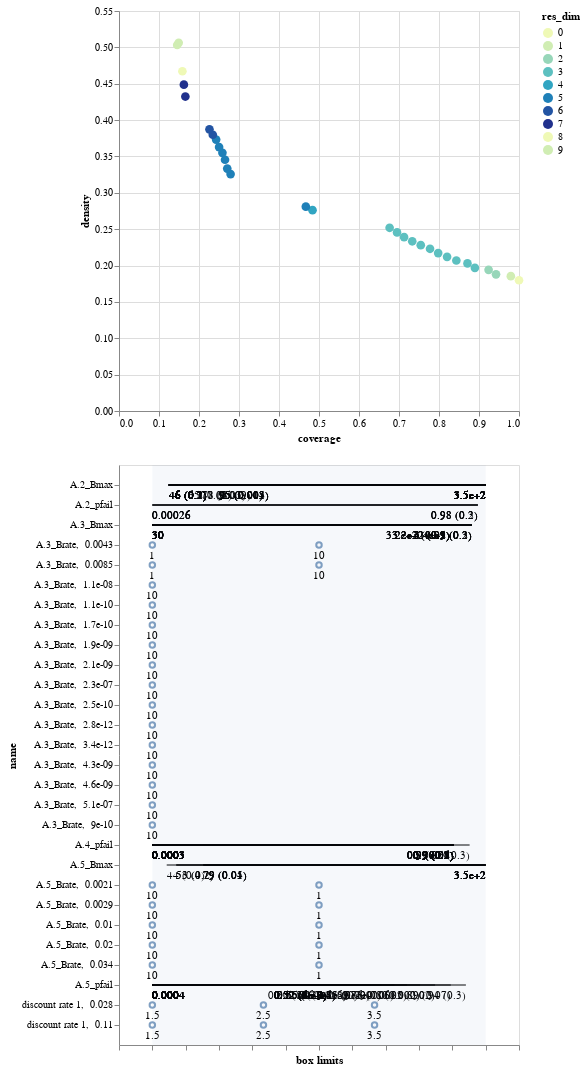

Notebook cell for this chart:
### Code cell
box.inspect_tradeoff()

### Figure 1 — Vega-Lite specification as saved in the notebook (floating-point values rounded to 4 significant figures)
{"config": {"view": {"continuousWidth": 400, "continuousHeight": 300}}, "vconcat": [{"data": {"name": "data-e2beecdf33018fd1f6ae42c411b950b4"}, "mark": {"type": "circle", "size": 75}, "encoding": {"color": {"type": "ordinal", "field": "res_dim", "scale": {"range": ["#eff9b6", "#d0edb3", "#97d6b9", "#5dc0c0", "#31a5c2", "#1f80b8", "#2354a3", "#21318d"]}}, "opacity": {"condition": {"value": 1, "selection": "selector001"}, "value": 0.4}, "tooltip": [{"type": "ordinal", "field": "id"}, {"type": "quantitative", "field": "coverage", "format": ".2"}, {"type": "quantitative", "field": "density", "format": ".2"}, {"type": "ordinal", "field": "res_dim"}], "x": {"type": "quantitative", "field": "coverage"}, "y": {"type": "quantitative", "field": "density"}}, "height": 400, "selection": {"selector001": {"type": "single", "fields": ["id"]}}, "width": 400}, {"layer": [{"data": {"name": "data-bac556a084769c69ba7dfa4af8383e07"}, "mark": "rule", "encoding": {"x": {"type": "quantitative", "axis": {"grid": false, "labels": false, "title": "box limits"}, "field": "x_lower", "scale": {"domain": [0, 1], "padding": 0.1}}, "x2": {"field": "x_upper"}, "y": {"type": "nominal", "field": "name", "scale": {"padding": 1.0}}}, "transform": [{"calculate": "(datum.x1-datum.minimum)/(datum.maximum-datum.minimum)", "as": "x_lower"}, {"calculate": "(datum.x2-datum.minimum)/(datum.maximum-datum.minimum)", "as": "x_upper"}, {"filter": {"selection": "selector001"}}], "width": 400}, {"data": {"name": "data-bac556a084769c69ba7dfa4af8383e07"}, "mark": {"type": "text", "align": "left", "baseline": "top", "dy": 5}, "encoding": {"text": {"type": "ordinal", "field": "text"}, "x": {"type": "quantitative", "axis": {"grid": false, "labels": false, "title": "box limits"}, "field": "x_lower", "scale": {"domain": [0, 1], "padding": 0.1}}, "x2": {"field": "x_upper"}, "y": {"type": "nominal", "field": "name", "scale": {"padding": 1.0}}}, "transform": [{"calculate": "(datum.x1-datum.minimum)/(datum.maximum-datum.minimum)", "as": "x_lower"}, {"calculate": "(datum.x2-datum.minimum)/(datum.maximum-datum.minimum)", "as": "x_upper"}, {"filter": {"selection": "selector001"}}, {"calculate": "datum.qp_lower>0?format(datum.x1, \".2\")+\" (\"+format(datum.qp_lower, \".1~g\")+\")\" :format(datum.x1, \".2\")", "as": "text"}], "width": 400}, {"data": {"name": "data-bac556a084769c69ba7dfa4af8383e07"}, "mark": {"type": "text", "align": "right", "baseline": "top", "dy": 5}, "encoding": {"text": {"type": "ordinal", "field": "text"}, "x": {"type": "quantitative", "field": "x_upper"}, "x2": {"field": "x_upper"}, "y": {"type": "nominal", "field": "name", "scale": {"padding": 1.0}}}, "transform": [{"calculate": "(datum.x1-datum.minimum)/(datum.maximum-datum.minimum)", "as": "x_lower"}, {"calculate": "(datum.x2-datum.minimum)/(datum.maximum-datum.minimum)", "as": "x_upper"}, {"filter": {"selection": "selector001"}}, {"calculate": "datum.qp_upper>0?format(datum.x2, \".2\")+\" (\"+format(datum.qp_upper, \".1\")+\")\" :format(datum.x2, \".2\")", "as": "text"}], "width": 400}, {"data": {"name": "data-bb8d07f6df3d47a6a475317795287b23"}, "mark": {"type": "rect", "opacity": 0.05}, "encoding": {"x": {"type": "quantitative", "field": "start"}, "x2": {"field": "end"}}}, {"data": {"name": "data-6e64285f0824f833fbceea218a00c9e0"}, "mark": "point", "encoding": {"x": {"type": "quantitative", "field": "x"}, "y": {"type": "nominal", "field": "name"}}, "transform": [{"filter": {"selection": "selector001"}}], "width": 400}, {"data": {"name": "data-6e64285f0824f833fbceea218a00c9e0"}, "mark": {"type": "text", "align": "center", "baseline": "top", "dy": 5}, "encoding": {"text": {"type": "nominal", "field": "item"}, "x": {"type": "quantitative", "field": "x"}, "y": {"type": "nominal", "field": "name"}}, "transform": [{"filter": {"selection": "selector001"}}], "width": 400}]}], "$schema": "https://vega.github.io/schema/vega-lite/v4.8.1.json", "datasets": {"data-e2beecdf33018fd1f6ae42c411b950b4": [{"coverage": 1.0, "density": 0.1798, "id": 0, "mass": 1.0, "mean": 0.1798, "res_dim": 0}, {"coverage": 0.9796, "density": 0.1854, "id": 1, "mass": 0.95, "mean": 0.1854, "res_dim": 1}, {"coverage": 0.9425, "density": 0.1879, "id": 2, "mass": 0.902, "mean": 0.1879, "res_dim": 2}, {"coverage": 0.924, "density": 0.1941, "id": 3, "mass": 0.856, "mean": 0.1941, "res_dim": 2}, {"coverage": 0.8897, "density": 0.1968, "id": 4, "mass": 0.813, "mean": 0.1968, "res_dim": 3}, {"coverage": 0.8712, "density": 0.2029, "id": 5, "mass": 0.772, "mean": 0.2029, "res_dim": 3}, {"coverage": 0.8434, "density": 0.2069, "id": 6, "mass": 0.733, "mean": 0.2069, "res_dim": 3}, {"coverage": 0.8202, "density": 0.2119, "id": 7, "mass": 0.696, "mean": 0.2119, "res_dim": 3}, {"coverage": 0.798, "density": 0.2171, "id": 8, "mass": 0.661, "mean": 0.2171, "res_dim": 3}, {"coverage": 0.7776, "density": 0.223, "id": 9, "mass": 0.627, "mean": 0.223, "res_dim": 3}, {"coverage": 0.7544, "density": 0.228, "id": 10, "mass": 0.595, "mean": 0.228, "res_dim": 3}, {"coverage": 0.7331, "density": 0.2333, "id": 11, "mass": 0.565, "mean": 0.2333, "res_dim": 3}, {"coverage": 0.7127, "density": 0.2391, "id": 12, "mass": 0.536, "mean": 0.2391, "res_dim": 3}, {"coverage": 0.6951, "density": 0.2456, "id": 13, "mass": 0.509, "mean": 0.2456, "res_dim": 3}, {"coverage": 0.6766, "density": 0.2519, "id": 14, "mass": 0.483, "mean": 0.2519, "res_dim": 3}, {"coverage": 0.4838, "density": 0.2762, "id": 15, "mass": 0.315, "mean": 0.2762, "res_dim": 4}, {"coverage": 0.4671, "density": 0.2809, "id": 16, "mass": 0.299, "mean": 0.2809, "res_dim": 5}, {"coverage": 0.279, "density": 0.3258, "id": 17, "mass": 0.154, "mean": 0.3258, "res_dim": 5}, {"coverage": 0.2706, "density": 0.3333, "id": 18, "mass": 0.146, "mean": 0.3333, "res_dim": 5}, {"coverage": 0.2651, "density": 0.3454, "id": 19, "mass": 0.138, "mean": 0.3454, "res_dim": 5}, {"coverage": 0.2586, "density": 0.355, "id": 20, "mass": 0.131, "mean": 0.355, "res_dim": 5}, {"coverage": 0.2502, "density": 0.3629, "id": 21, "mass": 0.124, "mean": 0.3629, "res_dim": 5}, {"coverage": 0.2428, "density": 0.3732, "id": 22, "mass": 0.117, "mean": 0.3732, "res_dim": 5}, {"coverage": 0.2345, "density": 0.3799, "id": 23, "mass": 0.111, "mean": 0.3799, "res_dim": 6}, {"coverage": 0.2261, "density": 0.3873, "id": 24, "mass": 0.105, "mean": 0.3873, "res_dim": 6}, {"coverage": 0.1659, "density": 0.4324, "id": 25, "mass": 0.069, "mean": 0.4324, "res_dim": 7}, {"coverage": 0.1622, "density": 0.4487, "id": 26, "mass": 0.065, "mean": 0.4487, "res_dim": 7}, {"coverage": 0.1585, "density": 0.4672, "id": 27, "mass": 0.061, "mean": 0.4672, "res_dim": 8}, {"coverage": 0.1455, "density": 0.5032, "id": 28, "mass": 0.052, "mean": 0.5032, "res_dim": 9}, {"coverage": 0.1492, "density": 0.5063, "id": 29, "mass": 0.053, "mean": 0.5063, "res_dim": 9}], "data-bac556a084769c69ba7dfa4af8383e07": [{"x1": 45.97, "x2": 349.9, "name": "A.2_Bmax", "id": 1, "minimum": 30.21, "maximum": 349.9, "qp_lower": 0.1392, "qp_upper": -1.0}, {"x1": 45.97, "x2": 349.9, "name": "A.2_Bmax", "id": 2, "minimum": 30.21, "maximum": 349.9, "qp_lower": 0.1373, "qp_upper": -1.0}, {"x1": 0.0003008, "x2": 0.9511, "name": "A.4_pfail", "id": 2, "minimum": 0.0003008, "maximum": 0.9992, "qp_lower": -1.0, "qp_upper": 0.3248}, {"x1": 45.97, "x2": 349.9, "name": "A.2_Bmax", "id": 3, "minimum": 30.21, "maximum": 349.9, "qp_lower": 0.1101, "qp_upper": -1.0}, {"x1": 0.0003008, "x2": 0.903, "name": "A.4_pfail", "id": 3, "minimum": 0.0003008, "maximum": 0.9992, "qp_lower": -1.0, "qp_upper": 0.05736}, {"x1": 45.97, "x2": 349.9, "name": "A.2_Bmax", "id": 4, "minimum": 30.21, "maximum": 349.9, "qp_lower": 0.1333, "qp_upper": -1.0}, {"x1": 0.0003008, "x2": 0.903, "name": "A.4_pfail", "id": 4, "minimum": 0.0003008, "maximum": 0.9992, "qp_lower": -1.0, "qp_upper": 0.07044}, {"x1": 0.0003982, "x2": 0.9402, "name": "A.5_pfail", "id": 4, "minimum": 0.0003982, "maximum": 0.9994, "qp_lower": -1.0, "qp_upper": 0.3233}, {"x1": 45.97, "x2": 349.9, "name": "A.2_Bmax", "id": 5, "minimum": 30.21, "maximum": 349.9, "qp_lower": 0.1366, "qp_upper": -1.0}, {"x1": 0.0003008, "x2": 0.903, "name": "A.4_pfail", "id": 5, "minimum": 0.0003008, "maximum": 0.9992, "qp_lower": -1.0, "qp_upper": 0.0654}, {"x1": 0.0003982, "x2": 0.8948, "name": "A.5_pfail", "id": 5, "minimum": 0.0003982, "maximum": 0.9994, "qp_lower": -1.0, "qp_upper": 0.06761}, {"x1": 45.97, "x2": 349.9, "name": "A.2_Bmax", "id": 6, "minimum": 30.21, "maximum": 349.9, "qp_lower": 0.1442, "qp_upper": -1.0}, {"x1": 0.0003008, "x2": 0.903, "name": "A.4_pfail", "id": 6, "minimum": 0.0003008, "maximum": 0.9992, "qp_lower": -1.0, "qp_upper": 0.07748}, {"x1": 0.0003982, "x2": 0.8477, "name": "A.5_pfail", "id": 6, "minimum": 0.0003982, "maximum": 0.9994, "qp_lower": -1.0, "qp_upper": 0.01732}, {"x1": 45.97, "x2": 349.9, "name": "A.2_Bmax", "id": 7, "minimum": 30.21, "maximum": 349.9, "qp_lower": 0.1518, "qp_upper": -1.0}, {"x1": 0.0003008, "x2": 0.903, "name": "A.4_pfail", "id": 7, "minimum": 0.0003008, "maximum": 0.9992, "qp_lower": -1.0, "qp_upper": 0.1034}, {"x1": 0.0003982, "x2": 0.803, "name": "A.5_pfail", "id": 7, "minimum": 0.0003982, "maximum": 0.9994, "qp_lower": -1.0, "qp_upper": 0.002108}, {"x1": 45.97, "x2": 349.9, "name": "A.2_Bmax", "id": 8, "minimum": 30.21, "maximum": 349.9, "qp_lower": 0.1496, "qp_upper": -1.0}, {"x1": 0.0003008, "x2": 0.903, "name": "A.4_pfail", "id": 8, "minimum": 0.0003008, "maximum": 0.9992, "qp_lower": -1.0, "qp_upper": 0.1129}, {"x1": 0.0003982, "x2": 0.7634, "name": "A.5_pfail", "id": 8, "minimum": 0.0003982, "maximum": 0.9994, "qp_lower": -1.0, "qp_upper": 0.0001649}, {"x1": 45.97, "x2": 349.9, "name": "A.2_Bmax", "id": 9, "minimum": 30.21, "maximum": 349.9, "qp_lower": 0.1357, "qp_upper": -1.0}, {"x1": 0.0003008, "x2": 0.903, "name": "A.4_pfail", "id": 9, "minimum": 0.0003008, "maximum": 0.9992, "qp_lower": -1.0, "qp_upper": 0.1212}, {"x1": 0.0003982, "x2": 0.726, "name": "A.5_pfail", "id": 9, "minimum": 0.0003982, "maximum": 0.9994, "qp_lower": -1.0, "qp_upper": 5.751e-06}, {"x1": 45.97, "x2": 349.9, "name": "A.2_Bmax", "id": 10, "minimum": 30.21, "maximum": 349.9, "qp_lower": 0.1484, "qp_upper": -1.0}, {"x1": 0.0003008, "x2": 0.903, "name": "A.4_pfail", "id": 10, "minimum": 0.0003008, "maximum": 0.9992, "qp_lower": -1.0, "qp_upper": 0.121}, {"x1": 0.0003982, "x2": 0.6868, "name": "A.5_pfail", "id": 10, "minimum": 0.0003982, "maximum": 0.9994, "qp_lower": -1.0, "qp_upper": 2.881e-07}, {"x1": 45.97, "x2": 349.9, "name": "A.2_Bmax", "id": 11, "minimum": 30.21, "maximum": 349.9, "qp_lower": 0.158, "qp_upper": -1.0}, {"x1": 0.0003008, "x2": 0.903, "name": "A.4_pfail", "id": 11, "minimum": 0.0003008, "maximum": 0.9992, "qp_lower": -1.0, "qp_upper": 0.1125}, {"x1": 0.0003982, "x2": 0.6538, "name": "A.5_pfail", "id": 11, "minimum": 0.0003982, "maximum": 0.9994, "qp_lower": -1.0, "qp_upper": 9.008e-09}, {"x1": 45.97, "x2": 349.9, "name": "A.2_Bmax", "id": 12, "minimum": 30.21, "maximum": 349.9, "qp_lower": 0.1738, "qp_upper": -1.0}, {"x1": 0.0003008, "x2": 0.903, "name": "A.4_pfail", "id": 12, "minimum": 0.0003008, "maximum": 0.9992, "qp_lower": -1.0, "qp_upper": 0.124}, {"x1": 0.0003982, "x2": 0.6164, "name": "A.5_pfail", "id": 12, "minimum": 0.0003982, "maximum": 0.9994, "qp_lower": -1.0, "qp_upper": 1.875e-10}, {"x1": 45.97, "x2": 349.9, "name": "A.2_Bmax", "id": 13, "minimum": 30.21, "maximum": 349.9, "qp_lower": 0.1892, "qp_upper": -1.0}, {"x1": 0.0003008, "x2": 0.903, "name": "A.4_pfail", "id": 13, "minimum": 0.0003008, "maximum": 0.9992, "qp_lower": -1.0, "qp_upper": 0.1284}, {"x1": 0.0003982, "x2": 0.5837, "name": "A.5_pfail", "id": 13, "minimum": 0.0003982, "maximum": 0.9994, "qp_lower": -1.0, "qp_upper": 1.722e-12}, {"x1": 45.97, "x2": 349.9, "name": "A.2_Bmax", "id": 14, "minimum": 30.21, "maximum": 349.9, "qp_lower": 0.1694, "qp_upper": -1.0}, {"x1": 0.0003008, "x2": 0.903, "name": "A.4_pfail", "id": 14, "minimum": 0.0003008, "maximum": 0.9992, "qp_lower": -1.0, "qp_upper": 0.1509}, {"x1": 0.0003982, "x2": 0.5509, "name": "A.5_pfail", "id": 14, "minimum": 0.0003982, "maximum": 0.9994, "qp_lower": -1.0, "qp_upper": 1.645e-14}, {"x1": 45.97, "x2": 349.9, "name": "A.2_Bmax", "id": 15, "minimum": 30.21, "maximum": 349.9, "qp_lower": 0.1212, "qp_upper": -1.0}, {"x1": 0.0003008, "x2": 0.903, "name": "A.4_pfail", "id": 15, "minimum": 0.0003008, "maximum": 0.9992, "qp_lower": -1.0, "qp_upper": 0.2193}, {"x1": 0.0003982, "x2": 0.5509, "name": "A.5_pfail", "id": 15, "minimum": 0.0003982, "maximum": 0.9994, "qp_lower": -1.0, "qp_upper": 4.242e-13}, {"x1": 45.97, "x2": 349.9, "name": "A.2_Bmax", "id": 16, "minimum": 30.21, "maximum": 349.9, "qp_lower": 0.1122, "qp_upper": -1.0}, {"x1": 30.07, "x2": 336.8, "name": "A.3_Bmax", "id": 16, "minimum": 30.07, "maximum": 350.0, "qp_lower": -1.0, "qp_upper": 0.3349}, {"x1": 0.0003008, "x2": 0.903, "name": "A.4_pfail", "id": 16, "minimum": 0.0003008, "maximum": 0.9992, "qp_lower": -1.0, "qp_upper": 0.2064}, {"x1": 0.0003982, "x2": 0.5509, "name": "A.5_pfail", "id": 16, "minimum": 0.0003982, "maximum": 0.9994, "qp_lower": -1.0, "qp_upper": 4.416e-13}, {"x1": 45.97, "x2": 349.9, "name": "A.2_Bmax", "id": 17, "minimum": 30.21, "maximum": 349.9, "qp_lower": 0.262, "qp_upper": -1.0}, {"x1": 30.07, "x2": 336.8, "name": "A.3_Bmax", "id": 17, "minimum": 30.07, "maximum": 350.0, "qp_lower": -1.0, "qp_upper": 0.262}, {"x1": 0.0003008, "x2": 0.903, "name": "A.4_pfail", "id": 17, "minimum": 0.0003008, "maximum": 0.9992, "qp_lower": -1.0, "qp_upper": 0.2805}, {"x1": 0.0003982, "x2": 0.5509, "name": "A.5_pfail", "id": 17, "minimum": 0.0003982, "maximum": 0.9994, "qp_lower": -1.0, "qp_upper": 1.586e-08}, {"x1": 45.97, "x2": 349.9, "name": "A.2_Bmax", "id": 18, "minimum": 30.21, "maximum": 349.9, "qp_lower": 0.253, "qp_upper": -1.0}, {"x1": 30.07, "x2": 336.8, "name": "A.3_Bmax", "id": 18, "minimum": 30.07, "maximum": 350.0, "qp_lower": -1.0, "qp_upper": 0.253}, {"x1": 0.0003008, "x2": 0.903, "name": "A.4_pfail", "id": 18, "minimum": 0.0003008, "maximum": 0.9992, "qp_lower": -1.0, "qp_upper": 0.3084}, {"x1": 0.0003982, "x2": 0.5228, "name": "A.5_pfail", "id": 18, "minimum": 0.0003982, "maximum": 0.9994, "qp_lower": -1.0, "qp_upper": 2.123e-09}, {"x1": 64.75, "x2": 349.9, "name": "A.2_Bmax", "id": 19, "minimum": 30.21, "maximum": 349.9, "qp_lower": 0.08346, "qp_upper": -1.0}, {"x1": 30.07, "x2": 336.8, "name": "A.3_Bmax", "id": 19, "minimum": 30.07, "maximum": 350.0, "qp_lower": -1.0, "qp_upper": 0.2412}, {"x1": 0.0003008, "x2": 0.903, "name": "A.4_pfail", "id": 19, "minimum": 0.0003008, "maximum": 0.9992, "qp_lower": -1.0, "qp_upper": 0.2855}, {"x1": 0.0003982, "x2": 0.5228, "name": "A.5_pfail", "id": 19, "minimum": 0.0003982, "maximum": 0.9994, "qp_lower": -1.0, "qp_upper": 2.34e-09}, {"x1": 77.75, "x2": 349.9, "name": "A.2_Bmax", "id": 20, "minimum": 30.21, "maximum": 349.9, "qp_lower": 0.02806, "qp_upper": -1.0}, {"x1": 30.07, "x2": 336.8, "name": "A.3_Bmax", "id": 20, "minimum": 30.07, "maximum": 350.0, "qp_lower": -1.0, "qp_upper": 0.231}, {"x1": 0.0003008, "x2": 0.903, "name": "A.4_pfail", "id": 20, "minimum": 0.0003008, "maximum": 0.9992, "qp_lower": -1.0, "qp_upper": 0.2042}, {"x1": 0.0003982, "x2": 0.5228, "name": "A.5_pfail", "id": 20, "minimum": 0.0003982, "maximum": 0.9994, "qp_lower": -1.0, "qp_upper": 1.744e-09}, {"x1": 94.57, "x2": 349.9, "name": "A.2_Bmax", "id": 21, "minimum": 30.21, "maximum": 349.9, "qp_lower": 0.01039, "qp_upper": -1.0}, {"x1": 30.07, "x2": 336.8, "name": "A.3_Bmax", "id": 21, "minimum": 30.07, "maximum": 350.0, "qp_lower": -1.0, "qp_upper": 0.2212}, {"x1": 0.0003008, "x2": 0.903, "name": "A.4_pfail", "id": 21, "minimum": 0.0003008, "maximum": 0.9992, "qp_lower": -1.0, "qp_upper": 0.2327}, {"x1": 0.0003982, "x2": 0.5228, "name": "A.5_pfail", "id": 21, "minimum": 0.0003982, "maximum": 0.9994, "qp_lower": -1.0, "qp_upper": 8.104e-10}, {"x1": 94.57, "x2": 349.9, "name": "A.2_Bmax", "id": 22, "minimum": 30.21, "maximum": 349.9, "qp_lower": 0.01016, "qp_upper": -1.0}, {"x1": 30.07, "x2": 315.5, "name": "A.3_Bmax", "id": 22, "minimum": 30.07, "maximum": 350.0, "qp_lower": -1.0, "qp_upper": 0.09457}, {"x1": 0.0003008, "x2": 0.903, "name": "A.4_pfail", "id": 22, "minimum": 0.0003008, "maximum": 0.9992, "qp_lower": -1.0, "qp_upper": 0.2218}, {"x1": 0.0003982, "x2": 0.5228, "name": "A.5_pfail", "id": 22, "minimum": 0.0003982, "maximum": 0.9994, "qp_lower": -1.0, "qp_upper": 7.838e-09}, {"x1": 94.57, "x2": 349.9, "name": "A.2_Bmax", "id": 23, "minimum": 30.21, "maximum": 349.9, "qp_lower": 0.004344, "qp_upper": -1.0}, {"x1": 30.07, "x2": 315.5, "name": "A.3_Bmax", "id": 23, "minimum": 30.07, "maximum": 350.0, "qp_lower": -1.0, "qp_upper": 0.0851}, {"x1": 0.0003008, "x2": 0.903, "name": "A.4_pfail", "id": 23, "minimum": 0.0003008, "maximum": 0.9992, "qp_lower": -1.0, "qp_upper": 0.2105}, {"x1": 44.1, "x2": 349.8, "name": "A.5_Bmax", "id": 23, "minimum": 30.32, "maximum": 349.8, "qp_lower": 0.3751, "qp_upper": -1.0}, {"x1": 0.0003982, "x2": 0.5228, "name": "A.5_pfail", "id": 23, "minimum": 0.0003982, "maximum": 0.9994, "qp_lower": -1.0, "qp_upper": 5.736e-08}, {"x1": 94.57, "x2": 349.9, "name": "A.2_Bmax", "id": 24, "minimum": 30.21, "maximum": 349.9, "qp_lower": 0.003155, "qp_upper": -1.0}, {"x1": 30.07, "x2": 315.5, "name": "A.3_Bmax", "id": 24, "minimum": 30.07, "maximum": 350.0, "qp_lower": -1.0, "qp_upper": 0.08858}, {"x1": 0.0003008, "x2": 0.903, "name": "A.4_pfail", "id": 24, "minimum": 0.0003008, "maximum": 0.9992, "qp_lower": -1.0, "qp_upper": 0.1981}, {"x1": 53.25, "x2": 349.8, "name": "A.5_Bmax", "id": 24, "minimum": 30.32, "maximum": 349.8, "qp_lower": 0.2447, "qp_upper": -1.0}, {"x1": 0.0003982, "x2": 0.5228, "name": "A.5_pfail", "id": 24, "minimum": 0.0003982, "maximum": 0.9994, "qp_lower": -1.0, "qp_upper": 4.956e-08}, {"x1": 94.57, "x2": 349.9, "name": "A.2_Bmax", "id": 25, "minimum": 30.21, "maximum": 349.9, "qp_lower": 0.004707, "qp_upper": -1.0}, {"x1": 30.07, "x2": 315.5, "name": "A.3_Bmax", "id": 25, "minimum": 30.07, "maximum": 350.0, "qp_lower": -1.0, "qp_upper": 0.1458}, {"x1": 0.0003008, "x2": 0.903, "name": "A.4_pfail", "id": 25, "minimum": 0.0003008, "maximum": 0.9992, "qp_lower": -1.0, "qp_upper": 0.09816}, {"x1": 53.25, "x2": 349.8, "name": "A.5_Bmax", "id": 25, "minimum": 30.32, "maximum": 349.8, "qp_lower": 0.1603, "qp_upper": -1.0}, {"x1": 0.0003982, "x2": 0.5228, "name": "A.5_pfail", "id": 25, "minimum": 0.0003982, "maximum": 0.9994, "qp_lower": -1.0, "qp_upper": 5.032e-07}, {"x1": 94.57, "x2": 349.9, "name": "A.2_Bmax", "id": 26, "minimum": 30.21, "maximum": 349.9, "qp_lower": 0.002934, "qp_upper": -1.0}, {"x1": 30.07, "x2": 315.5, "name": "A.3_Bmax", "id": 26, "minimum": 30.07, "maximum": 350.0, "qp_lower": -1.0, "qp_upper": 0.1379}, {"x1": 0.0003008, "x2": 0.903, "name": "A.4_pfail", "id": 26, "minimum": 0.0003008, "maximum": 0.9992, "qp_lower": -1.0, "qp_upper": 0.08489}, {"x1": 79.25, "x2": 349.8, "name": "A.5_Bmax", "id": 26, "minimum": 30.32, "maximum": 349.8, "qp_lower": 0.05328, "qp_upper": -1.0}, {"x1": 0.0003982, "x2": 0.5228, "name": "A.5_pfail", "id": 26, "minimum": 0.0003982, "maximum": 0.9994, "qp_lower": -1.0, "qp_upper": 5.968e-07}, {"x1": 94.57, "x2": 349.9, "name": "A.2_Bmax", "id": 27, "minimum": 30.21, "maximum": 349.9, "qp_lower": 0.001662, "qp_upper": -1.0}, {"x1": 0.0002556, "x2": 0.9758, "name": "A.2_pfail", "id": 27, "minimum": 0.0002556, "maximum": 0.9991, "qp_lower": -1.0, "qp_upper": 0.2547}, {"x1": 30.07, "x2": 315.5, "name": "A.3_Bmax", "id": 27, "minimum": 30.07, "maximum": 350.0, "qp_lower": -1.0, "qp_upper": 0.1196}, {"x1": 0.0003008, "x2": 0.903, "name": "A.4_pfail", "id": 27, "minimum": 0.0003008, "maximum": 0.9992, "qp_lower": -1.0, "qp_upper": 0.07128}, {"x1": 79.25, "x2": 349.8, "name": "A.5_Bmax", "id": 27, "minimum": 30.32, "maximum": 349.8, "qp_lower": 0.0382, "qp_upper": -1.0}, {"x1": 0.0003982, "x2": 0.5228, "name": "A.5_pfail", "id": 27, "minimum": 0.0003982, "maximum": 0.9994, "qp_lower": -1.0, "qp_upper": 1.063e-07}, {"x1": 94.57, "x2": 349.9, "name": "A.2_Bmax", "id": 28, "minimum": 30.21, "maximum": 349.9, "qp_lower": 0.01219, "qp_upper": -1.0}, {"x1": 0.0002556, "x2": 0.9758, "name": "A.2_pfail", "id": 28, "minimum": 0.0002556, "maximum": 0.9991, "qp_lower": -1.0, "qp_upper": 0.2137}, {"x1": 30.07, "x2": 315.5, "name": "A.3_Bmax", "id": 28, "minimum": 30.07, "maximum": 350.0, "qp_lower": -1.0, "qp_upper": 0.5226}, {"x1": 0.0003008, "x2": 0.903, "name": "A.4_pfail", "id": 28, "minimum": 0.0003008, "maximum": 0.9992, "qp_lower": -1.0, "qp_upper": 0.1335}, {"x1": 79.25, "x2": 349.8, "name": "A.5_Bmax", "id": 28, "minimum": 30.32, "maximum": 349.8, "qp_lower": 0.01145, "qp_upper": -1.0}, {"x1": 0.0003982, "x2": 0.5228, "name": "A.5_pfail", "id": 28, "minimum": 0.0003982, "maximum": 0.9994, "qp_lower": -1.0, "qp_upper": 7.462e-08}, {"x1": 76.98, "x2": 349.9, "name": "A.2_Bmax", "id": 29, "minimum": 30.21, "maximum": 349.9, "qp_lower": 0.008569, "qp_upper": -1.0}, {"x1": 0.0002556, "x2": 0.9758, "name": "A.2_pfail", "id": 29, "minimum": 0.0002556, "maximum": 0.9991, "qp_lower": -1.0, "qp_upper": 0.2134}, {"x1": 30.07, "x2": 315.5, "name": "A.3_Bmax", "id": 29, "minimum": 30.07, "maximum": 350.0, "qp_lower": -1.0, "qp_upper": 0.5224}, {"x1": 0.0003008, "x2": 0.903, "name": "A.4_pfail", "id": 29, "minimum": 0.0003008, "maximum": 0.9992, "qp_lower": -1.0, "qp_upper": 0.1339}, {"x1": 79.25, "x2": 349.8, "name": "A.5_Bmax", "id": 29, "minimum": 30.32, "maximum": 349.8, "qp_lower": 0.01128, "qp_upper": -1.0}, {"x1": 0.0003982, "x2": 0.5228, "name": "A.5_pfail", "id": 29, "minimum": 0.0003982, "maximum": 0.9994, "qp_lower": -1.0, "qp_upper": 1.156e-07}], "data-bb8d07f6df3d47a6a475317795287b23": [{"start": 0, "end": 1}], "data-6e64285f0824f833fbceea218a00c9e0": [{"name": "A.3_Brate,  0.0085", "n_items": 3, "item": 1.0, "id": 15, "x": 0.0}, {"name": "A.3_Brate,  0.0085", "n_items": 3, "item": 10.0, "id": 15, "x": 0.5}, {"name": "A.3_Brate,  0.0043", "n_items": 3, "item": 1.0, "id": 16, "x": 0.0}, {"name": "A.3_Brate,  0.0043", "n_items": 3, "item": 10.0, "id": 16, "x": 0.5}, {"name": "A.3_Brate,  5.1e-07", "n_items": 2, "item": 10.0, "id": 17, "x": 0.0}, {"name": "A.3_Brate,  2.3e-07", "n_items": 2, "item": 10.0, "id": 18, "x": 0.0}, {"name": "A.3_Brate,  1.1e-08", "n_items": 2, "item": 10.0, "id": 19, "x": 0.0}, {"name": "A.3_Brate,  2.1e-09", "n_items": 2, "item": 10.0, "id": 20, "x": 0.0}, {"name": "A.3_Brate,  1.9e-09", "n_items": 2, "item": 10.0, "id": 21, "x": 0.0}, {"name": "A.3_Brate,  4.3e-09", "n_items": 2, "item": 10.0, "id": 22, "x": 0.0}, {"name": "A.3_Brate,  9e-10", "n_items": 2, "item": 10.0, "id": 23, "x": 0.0}, {"name": "A.3_Brate,  1.7e-10", "n_items": 2, "item": 10.0, "id": 24, "x": 0.0}, {"name": "A.3_Brate,  4.6e-09", "n_items": 2, "item": 10.0, "id": 25, "x": 0.0}, {"name": "A.5_Brate,  0.034", "n_items": 3, "item": 10.0, "id": 25, "x": 0.0}, {"name": "A.5_Brate,  0.034", "n_items": 3, "item": 1.0, "id": 25, "x": 0.5}, {"name": "A.3_Brate,  2.5e-10", "n_items": 2, "item": 10.0, "id": 26, "x": 0.0}, {"name": "A.5_Brate,  0.02", "n_items": 3, "item": 10.0, "id": 26, "x": 0.0}, {"name": "A.5_Brate,  0.02", "n_items": 3, "item": 1.0, "id": 26, "x": 0.5}, {"name": "A.3_Brate,  3.4e-12", "n_items": 2, "item": 10.0, "id": 27, "x": 0.0}, {"name": "A.5_Brate,  0.01", "n_items": 3, "item": 10.0, "id": 27, "x": 0.0}, {"name": "A.5_Brate,  0.01", "n_items": 3, "item": 1.0, "id": 27, "x": 0.5}, {"name": "A.3_Brate,  1.1e-10", "n_items": 2, "item": 10.0, "id": 28, "x": 0.0}, {"name": "A.5_Brate,  0.0029", "n_items": 3, "item": 10.0, "id": 28, "x": 0.0}, {"name": "A.5_Brate,  0.0029", "n_items": 3, "item": 1.0, "id": 28, "x": 0.5}, {"name": "discount rate 1,  0.11", "n_items": 4, "item": 1.5, "id": 28, "x": 0.0}, {"name": "discount rate 1,  0.11", "n_items": 4, "item": 2.5, "id": 28, "x": 0.3333}, {"name": "discount rate 1,  0.11", "n_items": 4, "item": 3.5, "id": 28, "x": 0.6667}, {"name": "A.3_Brate,  2.8e-12", "n_items": 2, "item": 10.0, "id": 29, "x": 0.0}, {"name": "A.5_Brate,  0.0021", "n_items": 3, "item": 10.0, "id": 29, "x": 0.0}, {"name": "A.5_Brate,  0.0021", "n_items": 3, "item": 1.0, "id": 29, "x": 0.5}, {"name": "discount rate 1,  0.028", "n_items": 4, "item": 1.5, "id": 29, "x": 0.0}, {"name": "discount rate 1,  0.028", "n_items": 4, "item": 2.5, "id": 29, "x": 0.3333}, {"name": "discount rate 1,  0.028", "n_items": 4, "item": 3.5, "id": 29, "x": 0.6667}]}}
